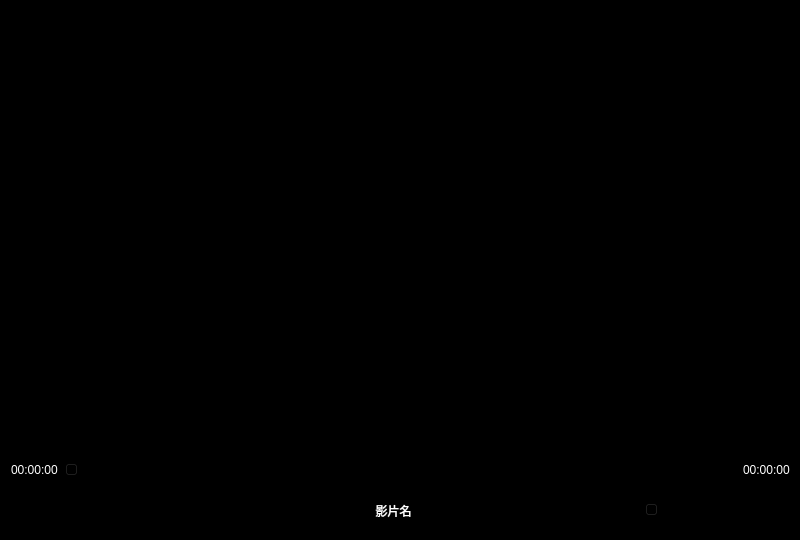
<?xml version="1.0" encoding="UTF-8"?>
<ui version="4.0">
 <class>VideoShow</class>
 <widget class="QWidget" name="VideoShow">
  <property name="geometry">
   <rect>
    <x>0</x>
    <y>0</y>
    <width>800</width>
    <height>540</height>
   </rect>
  </property>
  <property name="minimumSize">
   <size>
    <width>800</width>
    <height>540</height>
   </size>
  </property>
  <property name="windowTitle">
   <string>VideoShow</string>
  </property>
  <property name="styleSheet">
   <string notr="true">background-color: rgb(0, 0, 0);</string>
  </property>
  <layout class="QVBoxLayout" name="verticalLayout">
   <property name="spacing">
    <number>0</number>
   </property>
   <property name="leftMargin">
    <number>0</number>
   </property>
   <property name="topMargin">
    <number>0</number>
   </property>
   <property name="rightMargin">
    <number>0</number>
   </property>
   <property name="bottomMargin">
    <number>0</number>
   </property>
   <item>
    <widget class="VideoItem" name="wdg_video" native="true">
     <property name="minimumSize">
      <size>
       <width>800</width>
       <height>0</height>
      </size>
     </property>
    </widget>
   </item>
   <item>
    <widget class="QWidget" name="wdg_black" native="true"/>
   </item>
   <item>
    <widget class="QWidget" name="wdg_ctrl" native="true">
     <property name="minimumSize">
      <size>
       <width>401</width>
       <height>90</height>
      </size>
     </property>
     <property name="maximumSize">
      <size>
       <width>16777215</width>
       <height>90</height>
      </size>
     </property>
     <property name="styleSheet">
      <string notr="true">color: rgb(255, 255, 255);</string>
     </property>
     <layout class="QVBoxLayout" name="verticalLayout_2">
      <property name="spacing">
       <number>0</number>
      </property>
      <property name="leftMargin">
       <number>0</number>
      </property>
      <property name="topMargin">
       <number>0</number>
      </property>
      <property name="rightMargin">
       <number>0</number>
      </property>
      <property name="bottomMargin">
       <number>0</number>
      </property>
      <item>
       <widget class="QWidget" name="wdg_process" native="true">
        <property name="minimumSize">
         <size>
          <width>801</width>
          <height>30</height>
         </size>
        </property>
        <property name="maximumSize">
         <size>
          <width>16777215</width>
          <height>30</height>
         </size>
        </property>
        <layout class="QHBoxLayout" name="horizontalLayout_2">
         <property name="topMargin">
          <number>9</number>
         </property>
         <property name="bottomMargin">
          <number>0</number>
         </property>
         <item>
          <widget class="QLabel" name="lb_videoCurrentTime">
           <property name="text">
            <string>00:00:00</string>
           </property>
          </widget>
         </item>
         <item>
          <widget class="VideoSlider" name="slider_videoProcess">
           <property name="minimumSize">
            <size>
             <width>100</width>
             <height>0</height>
            </size>
           </property>
           <property name="maximumSize">
            <size>
             <width>11111111</width>
             <height>16777215</height>
            </size>
           </property>
           <property name="orientation">
            <enum>Qt::Horizontal</enum>
           </property>
          </widget>
         </item>
         <item>
          <widget class="QLabel" name="lb_videoTotalTime">
           <property name="text">
            <string>00:00:00</string>
           </property>
          </widget>
         </item>
        </layout>
       </widget>
      </item>
      <item>
       <widget class="QWidget" name="wdg_ctrl_content" native="true">
        <property name="minimumSize">
         <size>
          <width>801</width>
          <height>60</height>
         </size>
        </property>
        <property name="maximumSize">
         <size>
          <width>16777215</width>
          <height>60</height>
         </size>
        </property>
        <layout class="QHBoxLayout" name="horizontalLayout">
         <item>
          <widget class="QPushButton" name="pb_open">
           <property name="minimumSize">
            <size>
             <width>40</width>
             <height>40</height>
            </size>
           </property>
           <property name="maximumSize">
            <size>
             <width>40</width>
             <height>40</height>
            </size>
           </property>
           <property name="text">
            <string/>
           </property>
           <property name="icon">
            <iconset resource="resource.qrc">
             <normaloff>:/images/open_normal.png</normaloff>:/images/open_normal.png</iconset>
           </property>
           <property name="iconSize">
            <size>
             <width>40</width>
             <height>40</height>
            </size>
           </property>
           <property name="autoDefault">
            <bool>true</bool>
           </property>
           <property name="flat">
            <bool>true</bool>
           </property>
          </widget>
         </item>
         <item>
          <widget class="QPushButton" name="pb_play">
           <property name="minimumSize">
            <size>
             <width>40</width>
             <height>40</height>
            </size>
           </property>
           <property name="maximumSize">
            <size>
             <width>40</width>
             <height>40</height>
            </size>
           </property>
           <property name="text">
            <string/>
           </property>
           <property name="icon">
            <iconset resource="resource.qrc">
             <normaloff>:/images/start_white.png</normaloff>:/images/start_white.png</iconset>
           </property>
           <property name="iconSize">
            <size>
             <width>40</width>
             <height>40</height>
            </size>
           </property>
           <property name="autoDefault">
            <bool>true</bool>
           </property>
           <property name="flat">
            <bool>true</bool>
           </property>
          </widget>
         </item>
         <item>
          <widget class="QPushButton" name="pb_pause">
           <property name="minimumSize">
            <size>
             <width>40</width>
             <height>40</height>
            </size>
           </property>
           <property name="maximumSize">
            <size>
             <width>40</width>
             <height>40</height>
            </size>
           </property>
           <property name="text">
            <string/>
           </property>
           <property name="icon">
            <iconset resource="resource.qrc">
             <normaloff>:/images/pause_white.png</normaloff>:/images/pause_white.png</iconset>
           </property>
           <property name="iconSize">
            <size>
             <width>40</width>
             <height>40</height>
            </size>
           </property>
           <property name="autoDefault">
            <bool>true</bool>
           </property>
           <property name="flat">
            <bool>true</bool>
           </property>
          </widget>
         </item>
         <item>
          <widget class="QPushButton" name="pb_stop">
           <property name="minimumSize">
            <size>
             <width>40</width>
             <height>40</height>
            </size>
           </property>
           <property name="maximumSize">
            <size>
             <width>40</width>
             <height>40</height>
            </size>
           </property>
           <property name="text">
            <string/>
           </property>
           <property name="icon">
            <iconset resource="resource.qrc">
             <normaloff>:/images/stop_white.png</normaloff>:/images/stop_white.png</iconset>
           </property>
           <property name="iconSize">
            <size>
             <width>40</width>
             <height>40</height>
            </size>
           </property>
           <property name="autoDefault">
            <bool>true</bool>
           </property>
           <property name="flat">
            <bool>true</bool>
           </property>
          </widget>
         </item>
         <item>
          <widget class="QLabel" name="lb_videoName">
           <property name="minimumSize">
            <size>
             <width>0</width>
             <height>40</height>
            </size>
           </property>
           <property name="text">
            <string>影片名</string>
           </property>
           <property name="alignment">
            <set>Qt::AlignCenter</set>
           </property>
          </widget>
         </item>
         <item>
          <widget class="QPushButton" name="pb_volumn">
           <property name="minimumSize">
            <size>
             <width>40</width>
             <height>40</height>
            </size>
           </property>
           <property name="maximumSize">
            <size>
             <width>40</width>
             <height>40</height>
            </size>
           </property>
           <property name="text">
            <string/>
           </property>
           <property name="icon">
            <iconset resource="resource.qrc">
             <normaloff>:/images/voice_white.png</normaloff>:/images/voice_white.png</iconset>
           </property>
           <property name="iconSize">
            <size>
             <width>40</width>
             <height>40</height>
            </size>
           </property>
           <property name="autoDefault">
            <bool>true</bool>
           </property>
           <property name="flat">
            <bool>true</bool>
           </property>
          </widget>
         </item>
         <item>
          <widget class="VideoSlider" name="slider_volumn">
           <property name="minimumSize">
            <size>
             <width>100</width>
             <height>0</height>
            </size>
           </property>
           <property name="maximumSize">
            <size>
             <width>100</width>
             <height>16777215</height>
            </size>
           </property>
           <property name="orientation">
            <enum>Qt::Horizontal</enum>
           </property>
          </widget>
         </item>
         <item>
          <widget class="QPushButton" name="pb_online">
           <property name="minimumSize">
            <size>
             <width>40</width>
             <height>40</height>
            </size>
           </property>
           <property name="maximumSize">
            <size>
             <width>40</width>
             <height>40</height>
            </size>
           </property>
           <property name="text">
            <string/>
           </property>
           <property name="icon">
            <iconset resource="resource.qrc">
             <normaloff>:/images/color.png</normaloff>:/images/color.png</iconset>
           </property>
           <property name="iconSize">
            <size>
             <width>40</width>
             <height>40</height>
            </size>
           </property>
           <property name="autoDefault">
            <bool>true</bool>
           </property>
           <property name="flat">
            <bool>true</bool>
           </property>
          </widget>
         </item>
        </layout>
       </widget>
      </item>
     </layout>
    </widget>
   </item>
  </layout>
 </widget>
 <layoutdefault spacing="6" margin="11"/>
 <customwidgets>
  <customwidget>
   <class>VideoItem</class>
   <extends>QWidget</extends>
   <header location="global">videoitem.h</header>
   <container>1</container>
  </customwidget>
  <customwidget>
   <class>VideoSlider</class>
   <extends>QSlider</extends>
   <header location="global">videoslider.h</header>
  </customwidget>
 </customwidgets>
 <resources>
  <include location="resource.qrc"/>
 </resources>
 <connections/>
</ui>
